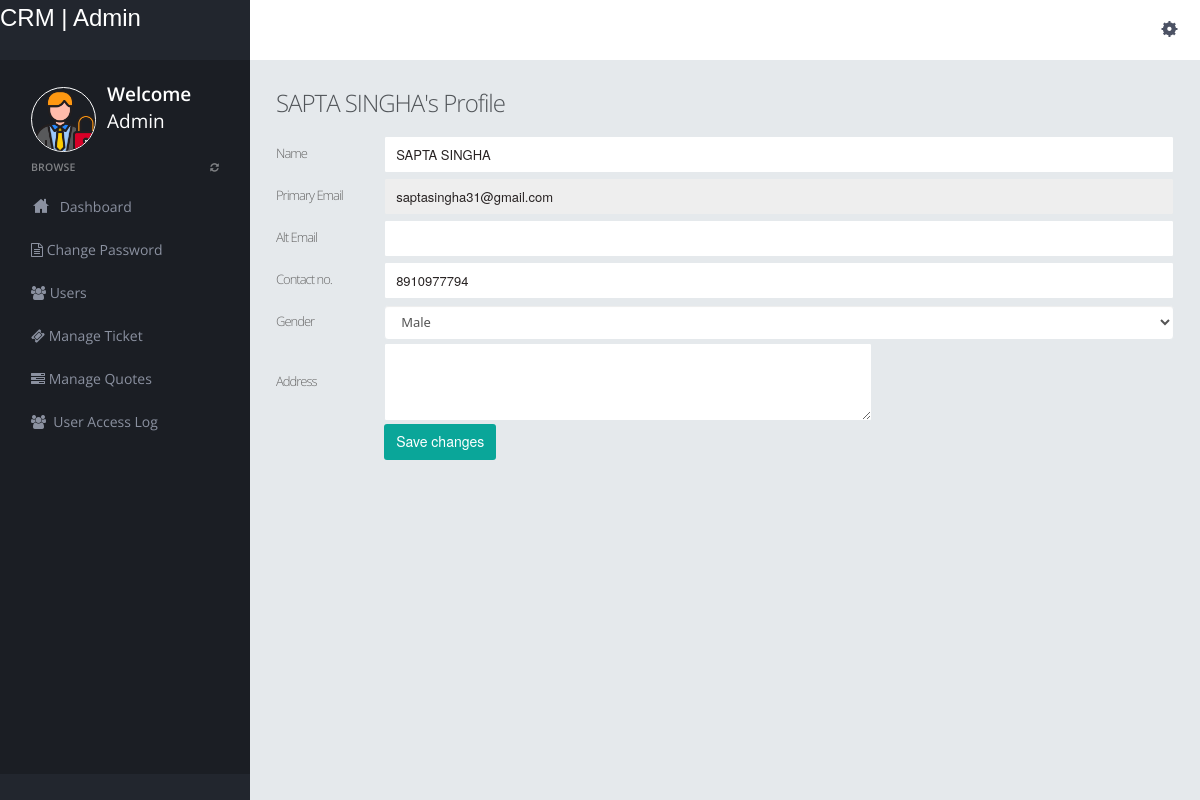
The app's page /admin/edit-user.php?id=2 (signed in) with its own data.
### tables this page shows
CREATE TABLE IF NOT EXISTS `user` (
  `id` int NOT NULL AUTO_INCREMENT,
  `name` varchar(255) DEFAULT NULL,
  `email` varchar(255) DEFAULT NULL,
  `alt_email` varchar(255) DEFAULT NULL,
  `password` varchar(255) DEFAULT NULL,
  `mobile` varchar(255) DEFAULT NULL,
  `gender` varchar(255) DEFAULT NULL,
  `address` varchar(500) DEFAULT NULL,
  `status` int DEFAULT NULL,
  `posting_date` timestamp NULL DEFAULT CURRENT_TIMESTAMP,
  PRIMARY KEY (`id`)
);

### admin/edit-user.php (the view, shortened to what this page needs)
<?php
include("dbconnection.php");
?>
<!DOCTYPE html>
<html>
<head>
<link href="../assets/plugins/pace/pace-theme-flash.css" rel="stylesheet" type="text/css" media="screen"/>
<link href="../assets/plugins/boostrapv3/css/bootstrap.min.css" rel="stylesheet" type="text/css"/>
<link href="../assets/plugins/boostrapv3/css/bootstrap-theme.min.css" rel="stylesheet" type="text/css"/>
<link href="../assets/plugins/font-awesome/css/font-awesome.css" rel="stylesheet" type="text/css"/>
<link href="../assets/css/animate.min.css" rel="stylesheet" type="text/css"/>
<link href="assets/plugins/jquery-scrollbar/jquery.scrollbar.css" rel="stylesheet" type="text/css"/>
<link href="../assets/css/style.css" rel="stylesheet" type="text/css"/>
<link href="assets/css/responsive.css" rel="stylesheet" type="text/css"/>
<link href="assets/css/custom-icon-set.css" rel="stylesheet" type="text/css"/>
</head>
<body class="">
<?php include("header.php");?>
<div class="page-container row-fluid">
	<?php include("leftbar.php");?>
  </div>
  </div>
   <div class="footer-widget">
  </div>
  <div class="page-content">
    <div class="content">
		<div class="page-title">
         <?php $rt=mysqli_query($con,"select * from user where id='".$_GET['id']."'");
			  while($rw=mysqli_fetch_array($rt))
			  {?>
			<h3><?php echo $rw['name'];?>'s Profile</h3>
                        <form name="muser" method="post" action="" enctype="multipart/form-data">
                     <table width="100%" border="0">
  <tr>
    <td height="42">Name</td>
    <td><input type="text" name="name" id="name" value="<?php echo $rw['name'];?>" class="form-control"></td>
  </tr>
  <tr>
    <td height="42">Primary Email</td>
    <td><input type="text" name="email" id="email" value="<?php echo $rw['email'];?>" class="form-control" readonly></td>
  </tr>
  <tr>
    <td height="42">Alt Email</td>
    <td><input type="text" name="altemail" id="altemail" value="<?php echo $rw['alt_email'];?>" class="form-control"></td>
  </tr>
  <tr>
    <td height="42">Contact no.</td>
    <td><input type="text" name="contact" id="contact" value="<?php echo $rw['mobile'];?>" class="form-control"></td>
  </tr>
  <tr>
    <td height="42">Gender</td>
    <td><select name="gender" class="form-control">
    <option value="<?php echo $row['gender'];?>"><?php $a=$rw['gender'];
                          if($a=='m')
                          {
                          echo "Male";
                          }
                          ?></option>
    </select>
    </td>
  </tr>
  <tr>
    <td height="42">Address</td>
    <td><textarea name="address" cols="64" rows="4"><?php echo $rw['address'];?></textarea></td>
  </tr>
  <tr>
    <td>&nbsp;</td>
    <td height="42">
                          <button type="submit" name="update" class="btn btn-primary">Save changes</button></td>
  </tr>
  <tr>
    <td>&nbsp;</td>
    <td>&nbsp;</td>
  </tr>
</table>
<?php } ?>
</form>
</div>
  </div>
  </div>
</div>
</body>
</html>

### assets/css/responsive.css (style rules this page uses)
@media (min-width: 980px) { .page-content { margin-left: 250px; min-height: 100%; } }

### records on screen
user: name "SAPTA SINGHA", email "saptasingha31@gmail.com", contact "8910977794", gender "Male"
